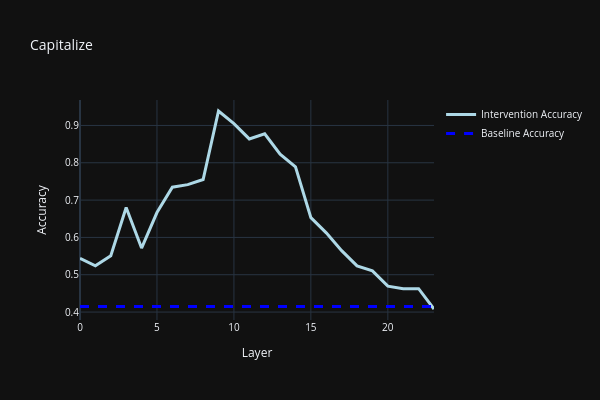

Source (notebook cell):
### Code cell
with open(result_path + fs_file, "r") as f:
    data = json.load(f)

# Extract layers and after intervention accuracies
layers = list(data.keys())
layers = sorted(layers, key=int)  # Ensure layers are sorted numerically
intervention_accuracies = [data[layer]["intervention_topk"][0][1] for layer in layers]

# Extract baseline (before intervention) accuracies from layer 0
baseline_accuracy = data["0"]["clean_topk"][0][1]
baseline_accuracies = [baseline_accuracy] * len(layers)  # Same value across all layers

# Create Plotly figure
fig = go.Figure()

# Add solid line for intervention accuracies
fig.add_trace(go.Scatter(
    x=[int(layer) for layer in layers],
    y=intervention_accuracies,
    mode="lines",
    line=dict(color="lightblue", width=3),
    name="Intervention Accuracy"
))

# Add dotted line for baseline accuracy
fig.add_trace(go.Scatter(
    x=[int(layer) for layer in layers],
    y=baseline_accuracies,
    mode="lines",
    line=dict(color="blue", width=3, dash="dash"),
    name="Baseline Accuracy"
))

# Update layout to match the style in the image
fig.update_layout(
    title="Capitalize",
    xaxis_title="Layer",
    yaxis_title="Accuracy",
    template="plotly_dark",
    font=dict(size=10),
    xaxis=dict(tickmode="linear", dtick=5),
    width=600,
    height=400
)

# Show the plot
fig.show()

### Figure 1 — Plotly figure (JSON) as saved in the notebook; plotly's stock layout.template omitted (floating-point values rounded to 4 significant figures)
{"data": [{"line": {"color": "lightblue", "width": 3}, "mode": "lines", "name": "Intervention Accuracy", "type": "scatter", "x": [0, 1, 2, 3, 4, 5, 6, 7, 8, 9, 10, 11, 12, 13, 14, 15, 16, 17, 18, 19, 20, 21, 22, 23], "y": [0.5442, 0.5238, 0.551, 0.6803, 0.5714, 0.6667, 0.7347, 0.7415, 0.7551, 0.9388, 0.9048, 0.8639, 0.8776, 0.8231, 0.7891, 0.6531, 0.6122, 0.5646, 0.5238, 0.5102, 0.4694, 0.4626, 0.4626, 0.4082]}, {"line": {"color": "blue", "dash": "dash", "width": 3}, "mode": "lines", "name": "Baseline Accuracy", "type": "scatter", "x": [0, 1, 2, 3, 4, 5, 6, 7, 8, 9, 10, 11, 12, 13, 14, 15, 16, 17, 18, 19, 20, 21, 22, 23], "y": [0.415, 0.415, 0.415, 0.415, 0.415, 0.415, 0.415, 0.415, 0.415, 0.415, 0.415, 0.415, 0.415, 0.415, 0.415, 0.415, 0.415, 0.415, 0.415, 0.415, 0.415, 0.415, 0.415, 0.415]}], "layout": {"font": {"size": 10}, "height": 400, "title": {"text": "Capitalize"}, "width": 600, "xaxis": {"dtick": 5, "tickmode": "linear", "title": {"text": "Layer"}}, "yaxis": {"title": {"text": "Accuracy"}}}}
